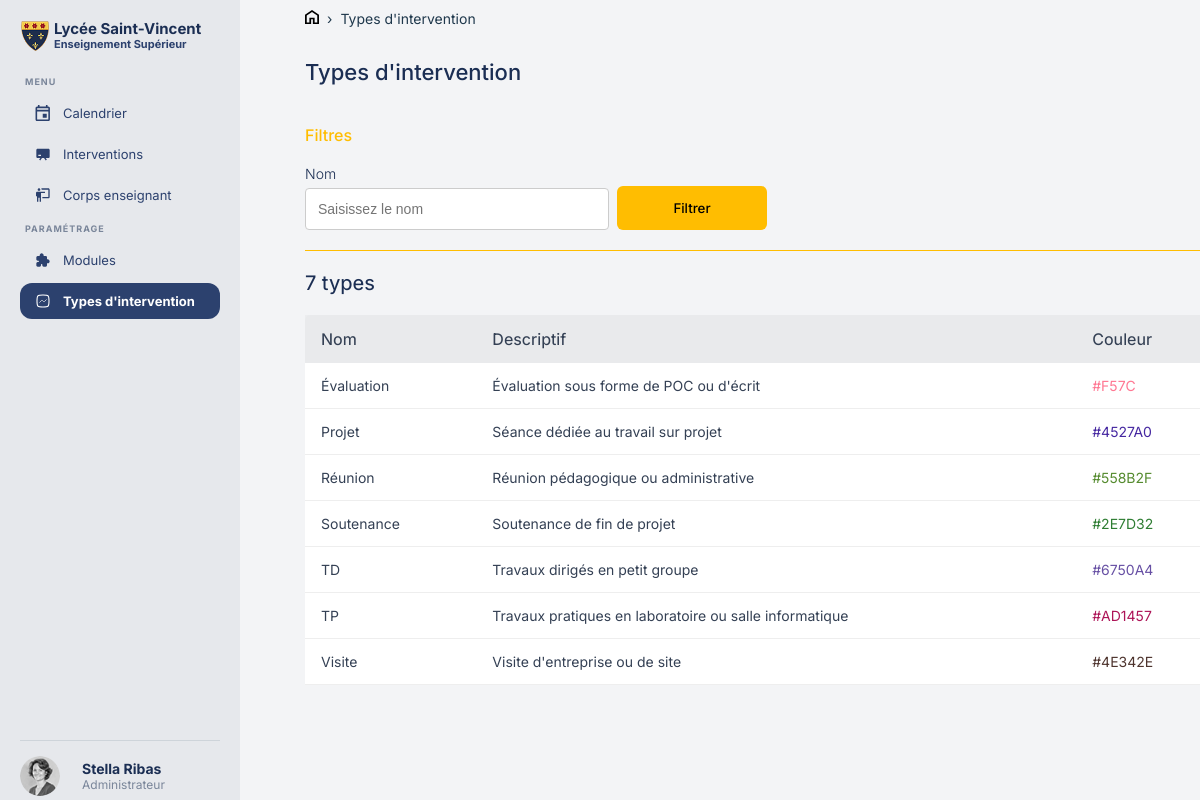
The page /type_intervention.php on the database as committed earlier.
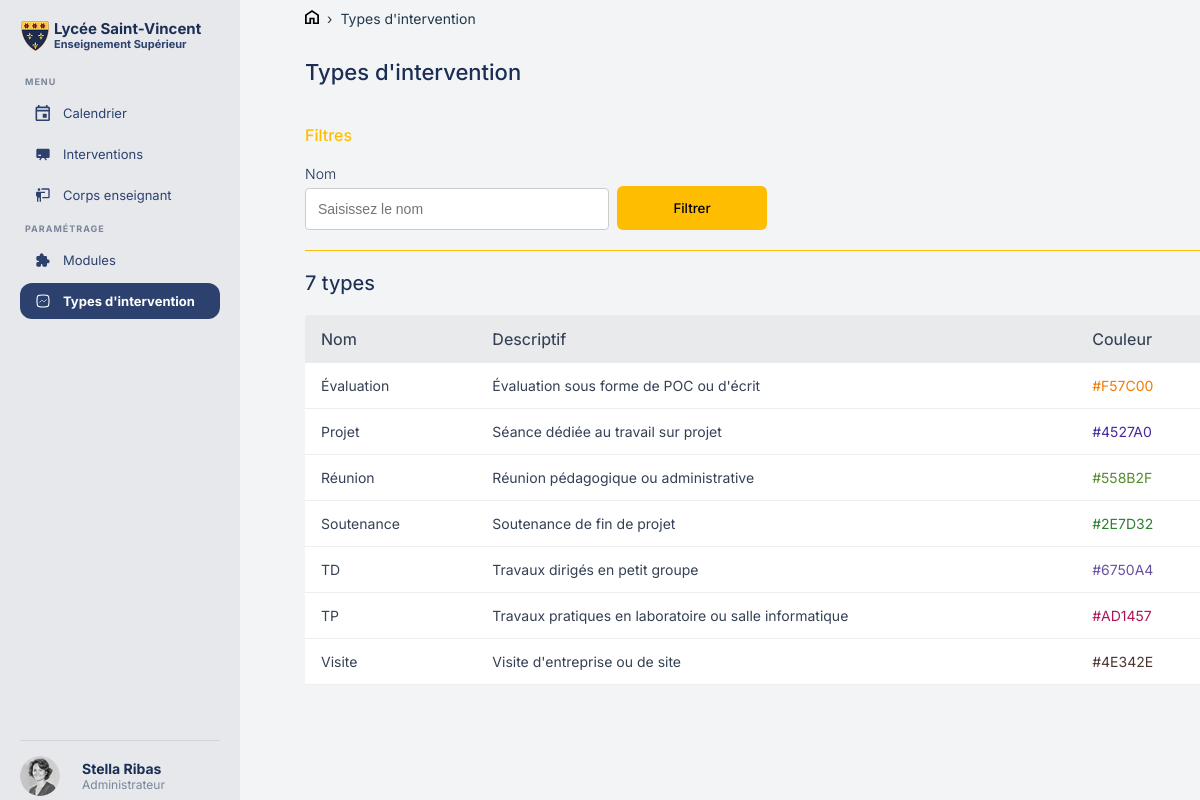
The same page on the database as committed later.
### tables this page shows
CREATE TABLE IF NOT EXISTS `intervention_type` (
  `id` int NOT NULL AUTO_INCREMENT,
  `name` varchar(255) NOT NULL,
  `description` text NOT NULL,
  `color` varchar(20) NOT NULL,
  PRIMARY KEY (`id`)
);

### database/requetetypeintervention.php (called while the page is built, shortened)
<?php
$filtre_nom = isset($_POST['nom']) ? trim($_POST['nom']) : '';
if ($filtre_nom !== '') {
    $stmt = $pdo->prepare("SELECT * FROM intervention_type WHERE name LIKE ? ORDER BY name ASC");
    $stmt->execute(['%' . $filtre_nom . '%']);
} else {
    $stmt = $pdo->query("SELECT * FROM intervention_type ORDER BY name ASC");
}
$types    = $stmt->fetchAll(PDO::FETCH_ASSOC);
$nb_types = count($types);

### public/type_intervention.php (the view, shortened to what this page needs)
<?php
require_once '../fonctions/db.php';
require_once '../database/requetetypeintervention.php';
?>
<!DOCTYPE html>
<html lang="fr">
<head>
    <link rel="stylesheet" href="assets/css/header.css">
    <link rel="stylesheet" href="assets/css/typeintervention.css">
</head>
<body class="pageintervention">
<div class="page">
    <?php require_once '../inclus/header.php'; ?>
    <main class="contenu">
        <nav class="fil">
            <a href="index.php"><img src="assets/images/Home.svg"></a>
            <span>›</span>
            <a href="type_intervention.php">Types d'intervention</a>
        </nav>
        <div class="entete-page">
            <p class="titre-principal">Types d'intervention</p>
        </div>
        <section class="bloc-filtre">
            <h3 class="titre-filtre">Filtres</h3>
            <form class="formulaire-filtre" method="POST" action="">
                <div class="champ">
                    <label>Nom</label>
                    <input type="text" name="nom" placeholder="Saisissez le nom"
                           value="<?= htmlspecialchars($filtre_nom) ?>">
                </div>
                <button type="submit" class="bouton-filtre">Filtrer</button>
            </form>
        </section>
        <div class="hrcouleur"></div>
        <h3><?= $nb_types ?> type<?= $nb_types > 1 ? 's' : '' ?></h3>
        <table class="table">
            <thead>
            <tr>
                <th>Nom</th>
                <th>Descriptif</th>
                <th>Couleur</th>
            </tr>
            </thead>
            <tbody>
            <?php if ($nb_types === 0): ?>
                <tr>
                    <td colspan="4" class="aucun-resultat">Aucun type trouvé.</td>
                </tr>
            <?php else: ?>
                <?php foreach ($types as $type): ?>
                    <tr>
                        <td><?= htmlspecialchars($type['name']) ?></td>
                        <td><?= htmlspecialchars($type['description']) ?></td>
                        <td><span style="color: <?= htmlspecialchars($type['color']) ?>"><?= htmlspecialchars($type['color']) ?></span></td>
                    </tr>
                <?php endforeach; ?>
            <?php endif; ?>
            </tbody>
        </table>
    </main>
</div>
</body>
</html>

### inclus/header.php
<?php
$page_actuelle = basename($_SERVER['PHP_SELF']);
?>
<aside class="barre-gauche">
    <div class="header-logo">
        <img src="assets/images/logo.png" alt="Logo établissement" class="logo">
        <div class="text-logo">
            <p class="gros-text">Lycée Saint-Vincent</p>
            <p class="sous-titre">Enseignement Supérieur</p>
        </div>
    </div>
    <nav class="menu-navigation">
        <p class="titre-section">MENU</p>
        <ul>
            <li class="<?= ($page_actuelle == 'calendrier.php') ? 'active' : '' ?>">
                <a href="calendrier.php">
                    <img src="<?= ($page_actuelle == 'calendrier.php') ? 'assets/images/calendrier-blanc.svg' : 'assets/images/calendrier.svg' ?>" class="icon-menu">
                    Calendrier
                </a>
            </li>
            <li class="<?= ($page_actuelle == 'interventions.php') ? 'active' : '' ?>">
                <a href="interventions.php">
                    <img src="<?= ($page_actuelle == 'interventions.php') ? 'assets/images/interventions-blanc.svg' : 'assets/images/interventions.svg' ?>" class="icon-menu">
                    Interventions
                </a>
            </li>
            <li class="<?= ($page_actuelle == 'corps_enseignant.php') ? 'active' : '' ?>">
                <a href="corps_enseignant.php">
                    <img src="<?= ($page_actuelle == 'corps_enseignant.php') ? 'assets/images/corps_enseignant-blanc.svg' : 'assets/images/corps_enseignant.svg' ?>" class="icon-menu">
                    Corps enseignant
                </a>
            </li>
        </ul>
        <p class="titre-section">PARAMÉTRAGE</p>
        <ul>
            <li class="<?= ($page_actuelle == 'modules.php') ? 'active' : '' ?>">
                <a href="modules.php">
                <img src="<?= ($page_actuelle == 'modules.php') ? 'assets/images/module-blanc.svg' : 'assets/images/module.svg' ?>" class="icon-menu">
                Modules
                </a>
            </li>
            <li class="<?= ($page_actuelle == 'type_intervention.php') ? 'active' : '' ?>">
                <a href="type_intervention.php">
                    <img src="<?= ($page_actuelle == 'type_intervention.php') ? 'assets/images/typeintervention-blanc.svg' : 'assets/images/typeintervention.svg' ?>" class="icon-menu">
                    Types d'intervention
                </a>
            </li>
        </ul>
    </nav>
    <div class="profil-utilisateur">
        <img src="assets/images/Stella_Ribas-PDP.png" alt="Avatar" class="avatar">
        <div class="infos-utilisateur">
            <p class="nom">Stella Ribas</p>
            <p class="role">Administrateur</p>
        </div>
    </div>
</aside>

### public/assets/css/header.css (style rules this page uses)
html, body { margin: 0; padding: 0; overflow-x: hidden; box-sizing: border-box; font-family: 'Inter', sans-serif; background-color: #f3f4f6; color: #1b2e53; }
.page { display: flex; min-height: 100vh; }
.barre-gauche { width: 200px; max-width: 200px; overflow-x: hidden; overflow-y: auto; display: flex; flex-direction: column; background: #e6e8ec; padding: 20px; height: 97vh; position: fixed; left: 0; top: 0; }
.header-logo { display: flex; align-items: center; margin-bottom: 15px; }
.logo { width: 30px; height: 30px; object-fit: contain; }
.gros-text { font-size: 15px; font-weight: bold; color: #1b2e53; line-height: 1.2; margin: 0; }
.sous-titre { font-size: 11px; font-weight: bold; color: #2c416e; margin: 0; line-height: 1.2; }
.text-logo { display: block; padding-left: 4px; }
.menu-navigation { flex-grow: 1; }
.titre-section { font-size: 9px; font-weight: bold; color: #7a869a; margin: 10px 0 8px 5px; text-transform: uppercase; letter-spacing: 1px; }
.menu-navigation ul { list-style: none; padding: 0; margin: 0; }
.menu-navigation a { display: flex; align-items: center; text-decoration: none; color: #2c416e; font-size: 13px; padding: 10px 15px; border-radius: 8px; margin-bottom: 5px; transition: all 0.2s ease; }
.icon-menu { height: 16px; width: 16px; min-width: 16px; margin-right: 12px; flex-shrink: 0; z-index: 1000; }
.menu-navigation li.active a { background-color: #2c416e; border-radius: 12px; font-weight: bold; color: white; }
.profil-utilisateur { display: flex; align-items: center; padding-top: 15px; border-top: 1px solid #ced4da; margin-top: auto; gap: 10px; }
.avatar { width: 40px; height: 40px; border-radius: 50%; margin-right: 12px; object-fit: cover; }
.nom { font-size: 14px; font-weight: bold; color: #1b2e53; margin: 0; }
.role { font-size: 12px; color: #7a869a; margin: 0; }

### public/assets/css/typeintervention.css (style rules this page uses)
.contenu { margin-left: 275px; flex: 1; min-height: 100vh; padding: 0 60px 0 30px; }
.fil { display: flex; align-items: center; gap: 8px; font-size: 14px; color: #1F384C; margin-bottom: 10px; margin-top: 10px; }
.fil a { color: #1F384C; text-decoration: none; }
.titre-principal { font-size: 22px; font-weight: 500; margin-bottom: 40px; }
.bloc-filtre { max-width: 500px; }
.titre-filtre { font-size: 16px; font-weight: 500; color: #FFBD01; margin-bottom: 20px; }
.formulaire-filtre { display: flex; flex-direction: row; align-items: center; gap: 8px; }
.champ { display: flex; flex-direction: column; margin-bottom: 20px; }
.champ label { font-size: 14px; margin-bottom: 6px; font-weight: 300; }
.champ input { padding: 12px; border: 1px solid #ccc; border-radius: 4px; font-size: 14px; width: 278px; outline: none; }
.bouton-filtre { width: 150px; height: 44px; background: #FFBD01; color: black; font-weight: 500; border: none; border-radius: 6px; cursor: pointer; font-family: 'Inter', sans-serif; }
.hrcouleur { height: 1px; background-color: #FFBD01; width: 1150px; }
h3 { margin-top: 20px; font-weight: 450; font-size: 20px; }
table { background-color: rgba(232, 233, 236, 0.6); width: 1150px; height: 60px; border-radius: 5px; margin-top: 15px; }
th { color: #344054; font-weight: 450; }
.entete-page { display: flex; justify-content: space-between; align-items: center; margin-bottom: 40px; }
.titre-principal { font-size: 22px; font-weight: 500; margin-bottom: 0; }
table { border-collapse: collapse; }
thead tr { background-color: rgba(232, 233, 236, 0.6); }
tbody tr { background-color: white; border-bottom: 1px solid #eee; transition: background 0.15s; }
td { padding: 14px 16px; font-size: 14px; color: #344054; }
th { padding: 14px 16px; text-align: left; }

Rows that differ between the two databases and show on the page:
changed intervention_type "Évaluation": color "#F57C" → "#F57C00"
